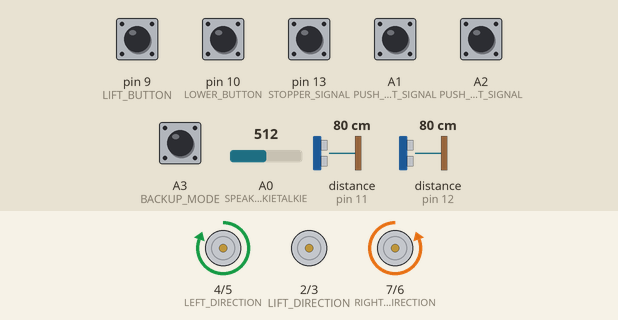
Bench run of a sketch on a simulated Arduino Uno, built with avr-gcc and run on an emulated ATmega328P. On the bench: direction and speed pins drawn as motors (green arrow = direction pin HIGH = forward, orange = LOW = backward, longer = more drive). Wiring (inferred from the names in the program): 2 × ultrasonic range finder: trigger pin 11, echo pin 11 / trigger pin 12, echo pin 12. The test bench sets the inputs (shaded band); at power-on: A2 (PUSH_RIGHT_SIGNAL), pin 9 (LIFT_BUTTON), pin 10 (LOWER_BUTTON), pin 13 (STOPPER_SIGNAL) HIGH, A1 (PUSH_LEFT_SIGNAL), A3 (BACKUP_MODE) LOW, A0 (SPEAKER_FROM_WALKIETALKIE) = 512, distance to the obstacle (sensors on pin 11, pin 12) 80 cm. The echo pulse lasts 58.3 µs per cm.

Above: at 1.2 s.
1.3 s: pin 9 (LIFT_BUTTON) pulled LOW for 0.15 s
2.9 s: pin 10 (LOWER_BUTTON) pulled LOW for 0.15 s
At 4.1 s:
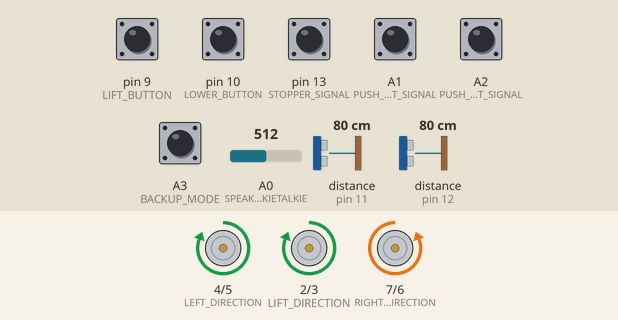
4.5 s: A2 (PUSH_RIGHT_SIGNAL) pulled LOW for 0.15 s
At 4.58 s:
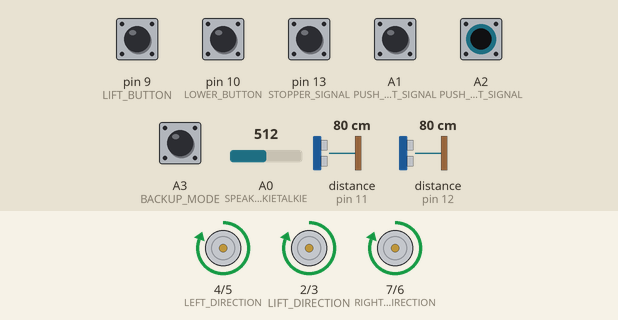
6.1 s: A3 (BACKUP_MODE) pulled HIGH for 0.15 s
At 6.5 s:
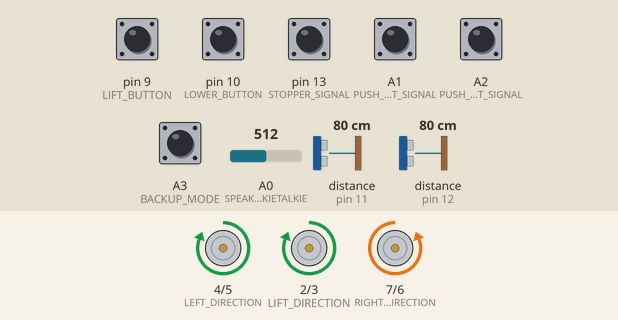
7.7 s: pin 9 (LIFT_BUTTON) pulled LOW for 1 s
At 8.0 s:
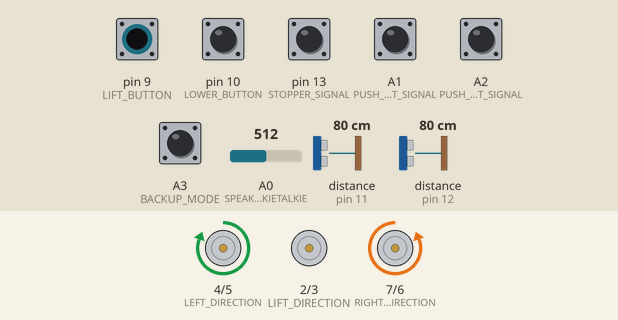
10.2 s: A2 (PUSH_RIGHT_SIGNAL) pulled LOW for 1 s
At 10.9 s:
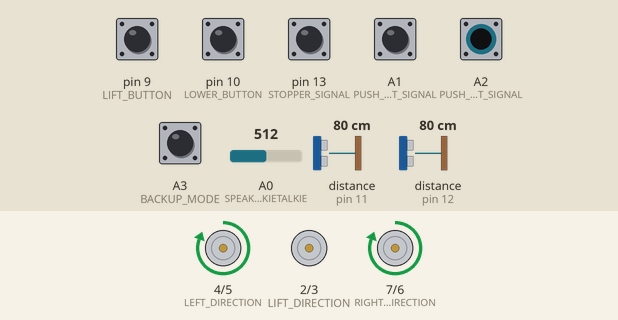
Timing chart, 0 to 13.2 s (numbered marks = the images above; inputs shaded):
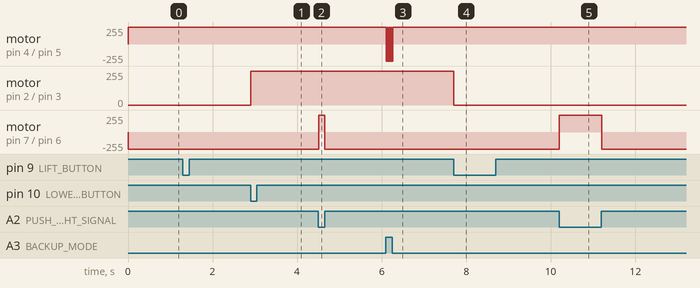

Measured:
- after the input at 2.9 s, motor on pin 2 (LIFT_DIRECTION) / pin 3 (LIFT_PWM): stopped → forward 255/255 at once
- after the input at 4.5 s, motor on pin 7 (RIGHT_DIRECTION) / pin 6 (RIGHT_PWM): backward 255/255 → forward 255/255 at once, → backward 255/255 0.14 s later
- after the input at 6.1 s, motor on pin 4 (LEFT_DIRECTION) / pin 5 (LEFT_PWM): alternates forward 255/255 for 0.01 s and backward 255/255 for 0.03 s, 8 changes in all, then stays forward 255/255, starting at once
- after the input at 7.7 s, motor on pin 2 (LIFT_DIRECTION) / pin 3 (LIFT_PWM): forward 255/255 → stopped at once
- after the input at 10.2 s, motor on pin 7 (RIGHT_DIRECTION) / pin 6 (RIGHT_PWM): backward 255/255 → forward 255/255 at once, → backward 255/255 1.0 s later

The sketch:

trackiemain.ino
```cpp
/***********************************************************************
*
* {Trackiemain.ino}
* Created by: Ryan Howard
* PERFORMANCE:
* This code controls the Drive wheel motors, lift motor, sonic sensors,
* antenna control, and the lift and lower buttons as well as the turning
* left and right buttons. The arduino recieves signals from the
* Raspberry Pi through input GPIO pins to add logic to the wheels.
*
***********************************************************************/

//-Define-PWM-Pins------------------------------------------------------
#define LEFT_DIRECTION 4
#define LEFT_PWM 5
#define RIGHT_DIRECTION 7
#define RIGHT_PWM 6
#define LIFT_PWM 3
#define LIFT_DIRECTION 2

//-Define-Lift-Buttons--------------------------------------------------
#define LIFT_BUTTON 9
#define LOWER_BUTTON 10

//-Define-Sonic-Sensor-Pins---------------------------------------------
#define PING_BOT 11
#define PING_TOP 12

//-Signals-From-The-Pi--------------------------------------------------
#define STOPPER_SIGNAL 13
#define PUSH_LEFT_SIGNAL A1
#define PUSH_RIGHT_SIGNAL A2
#define BACKUP_MODE A3

//-Antenna-input-Pin-and-voltage-variables------------------------------
#define SPEAKER_FROM_WALKIETALKIE A0
uint16_t voltage = 0;

/***********************************************************************
*	{setup()}
*	Sets all the pins to the corresponding IN or out Functions as well
*	as the 2 buttons to be in Pullup resistor mode so they can be read.
*	It also begins the Serial program which recieves information that
*	was used for testing and debugging.
***********************************************************************/
void setup(){
  Serial.begin(9600);
  pinMode(LEFT_PWM, OUTPUT);
  pinMode(LEFT_DIRECTION, OUTPUT);
  pinMode(RIGHT_PWM, OUTPUT);
  pinMode(RIGHT_DIRECTION, OUTPUT);
  pinMode(LIFT_PWM, OUTPUT);
  pinMode(LIFT_DIRECTION, OUTPUT);

  pinMode(LIFT_BUTTON, INPUT_PULLUP);
  pinMode(LOWER_BUTTON, INPUT_PULLUP);

  pinMode(BACKUP_MODE, INPUT);
  pinMode(PUSH_LEFT_SIGNAL, INPUT);
  pinMode(PUSH_RIGHT_SIGNAL, INPUT);
  pinMode(SPEAKER_FROM_WALKIETALKIE, INPUT);
  pinMode(STOPPER_SIGNAL, INPUT);
}
/***********************************************************************
*	loop()
*	Infinitely looping main code. Inside of this loop is all the main
*	functions of the PWM and signals that control the motors.
***********************************************************************/
void loop() {
  //-declaring-variables-for-the-sonic-sensors--------------------------
  long top_duration, bot_duration, top_distance, bot_distance;

  //-variable-to-control-the-speed-of-the-motor-from-0-to-255-----------
  int pwm_value=255;

  //-assigns-the-values-outputted-from-the-sonic-sensor-functions-------
  //-to-variables-that-can-be-used-to-stop-the-motors-if-within-a-------
  //-certain-distance---------------------------------------------------
  top_duration = distance(PING_TOP);
  top_distance = microsecondsToCentimeters(top_duration);
  bot_duration = distance(PING_BOT);
  bot_distance = microsecondsToCentimeters(bot_duration);

  //-When-the-Backup-switch-is-on,-rotate-both-motors backwards---------
  if (digitalRead(BACKUP_MODE) == HIGH)
  {
    digitalWrite(LEFT_DIRECTION, LOW);
    analogWrite(LEFT_PWM, pwm_value);
    digitalWrite(RIGHT_DIRECTION, LOW);
    analogWrite(RIGHT_PWM, pwm_value);
    delay(30);
  }

  //-assigns-the-reading-from-walkie-talkie-board-to-voltage------------
  voltage = analogRead(SPEAKER_FROM_WALKIETALKIE);

  //-if-the-radio-is-transmitting-and-both-turn-buttons-arnt-pressed----
  //-move-forward-------------------------------------------------------

  if ((voltage > 300) and (digitalRead(PUSH_LEFT_SIGNAL) == LOW) and (digitalRead(PUSH_RIGHT_SIGNAL) == LOW) )
  {
    digitalWrite(LEFT_DIRECTION, HIGH);
    analogWrite(LEFT_PWM,pwm_value);
    digitalWrite(RIGHT_DIRECTION, HIGH);
    analogWrite(RIGHT_PWM,pwm_value);
  }

  //-if-the-radio-is-not-transmitting,-both-turn-buttons-are-not--------
  //-pressed-or-if-an-object-is-within-15cm-of-the-top-or-bottom--------
  //-sonic-sensor-turn-off-motors---------------------------------------
  if ((voltage < 300) and (digitalRead(PUSH_LEFT_SIGNAL) == LOW) and (digitalRead(PUSH_RIGHT_SIGNAL) == LOW) or (top_distance <= 15) or (bot_distance <= 15) )
  {
    digitalWrite(LEFT_DIRECTION, HIGH);
    analogWrite(LEFT_PWM, 0);
    digitalWrite(RIGHT_DIRECTION, HIGH);
    analogWrite(RIGHT_PWM, 0);
  }

  //-if-the-left-button-is-pressed-and-right-is-not-turn-the-bot-left---
  if ((digitalRead(PUSH_LEFT_SIGNAL) == HIGH) and (digitalRead(PUSH_RIGHT_SIGNAL) == LOW))
  {
    digitalWrite(LEFT_DIRECTION, LOW);
    analogWrite(LEFT_PWM,pwm_value);
    digitalWrite(RIGHT_DIRECTION, HIGH);
    analogWrite(RIGHT_PWM,pwm_value);
  }

  //-if-the-right-button-is-pressed-and-left-is-not,-turn-the-bot-right-
  if ((digitalRead(PUSH_LEFT_SIGNAL) == LOW) and (digitalRead(PUSH_RIGHT_SIGNAL) == HIGH))
  {
    digitalWrite(LEFT_DIRECTION, HIGH);
    analogWrite(LEFT_PWM,pwm_value);
    digitalWrite(RIGHT_DIRECTION, LOW);
    analogWrite(RIGHT_PWM,pwm_value);
  }


  //-if-the-lift-button-is-pressed-and-lower-button-is-not-pressed-and--
  //-stopper-button-is-not-pressed-raise-with-the-lift------------------
  if ((digitalRead(LIFT_BUTTON) == LOW) and (digitalRead(LOWER_BUTTON) == HIGH) and (digitalRead(STOPPER_SIGNAL) == LOW))
  {
    digitalWrite(LIFT_DIRECTION, LOW);
    analogWrite(LIFT_PWM,pwm_value);
  }
  //-if-the-lift-button-is-not-pressed-and-lower-button-is-not-pressed--
  //-and-stopper-button-is-not-pressed-turn-off-motor-------------------
  if ((digitalRead(LIFT_BUTTON) == LOW) and (digitalRead(LOWER_BUTTON) == LOW) and (digitalRead(STOPPER_SIGNAL) == LOW))
  {
    digitalWrite(LIFT_DIRECTION, LOW);
    analogWrite(LIFT_PWM, 0);
  }

  //-if-the-lift-button-is-pressed-and-lower-button-is-pressed----------
  //-and-stopper-button-is-not-pressed-turn-off-motor-------------------
  if ((digitalRead(LIFT_BUTTON) == HIGH) and (digitalRead(LOWER_BUTTON) == HIGH) and (digitalRead(STOPPER_SIGNAL) == LOW))
  {
    digitalWrite(LIFT_DIRECTION, LOW);
    analogWrite(LIFT_PWM, 0);
  }

  //-if-the-lift-button-is-not-pressed-and-lower-button-is-pressed------
  //-lower-the-top------------------------------------------------------
  if ((digitalRead(LIFT_BUTTON) == HIGH) and (digitalRead(LOWER_BUTTON) == LOW))
  {
    digitalWrite(LIFT_DIRECTION, HIGH);
    analogWrite(LIFT_PWM,pwm_value);
  }

  //-if-lift-button-is-pressed-and-lower-button-is-not-pressed-but-the--
  //-stopper-button-is,-emergency-stop-the-motor-because-of-max-height--
  if ((digitalRead(LIFT_BUTTON) == LOW) and (digitalRead(LOWER_BUTTON) == HIGH) and (digitalRead(STOPPER_SIGNAL) == HIGH))
  {
    digitalWrite(LIFT_DIRECTION, HIGH);
    analogWrite(LIFT_PWM, 0);
  }

}
/***********************************************************************
*	distance(Sensor)
*	Returns the distance an object is from the sonic sensor in micro-
*	seconds. Takes in an argument named sensor, which is the pin of the
*	signal on the sensor so it can be used for multiple sensors.
***********************************************************************/
long distance(long Sensor)
{
  //-declares-the-variable-which-is-assigned-the-distance-in-ms---------
  long sensorduration;

  //assigns-the-sensor-as-an-output-pin-and-rapidly-turns-on-and-off----
  //the-pin.------------------------------------------------------------
  pinMode(Sensor, OUTPUT);
  digitalWrite(Sensor, LOW);
  delayMicroseconds(2);
  digitalWrite(Sensor, HIGH);
  delayMicroseconds(5);
  digitalWrite(Sensor, LOW);

  //-The-same-pin-is-used-to-read-the-signal-from-the-sensor:-a-HIGH-pulse
  //-whose-duration-is-the-time-(in-microseconds)-from-the-sending-of---
  //-the-ping-to-the-reception-of-its-echo-off-of-an-object.------------
  pinMode(Sensor, INPUT);
  sensorduration = pulseIn(Sensor, HIGH);
  return sensorduration;
}
/***********************************************************************
*	microsecondsToCentimeters(microseconds)
*	This function converts the distance reading from microseconds into
*	centemeters by dividing by the speed of sound which is 340 m/s or
*	29 microseconds per centimeter. Then, it is divided again by 2
*	because half the distance would be where the object is since it is
*	initially returning the time to and from the object.
***********************************************************************/
long microsecondsToCentimeters(long microseconds)
{
  return microseconds / 29 / 2;
}
```
